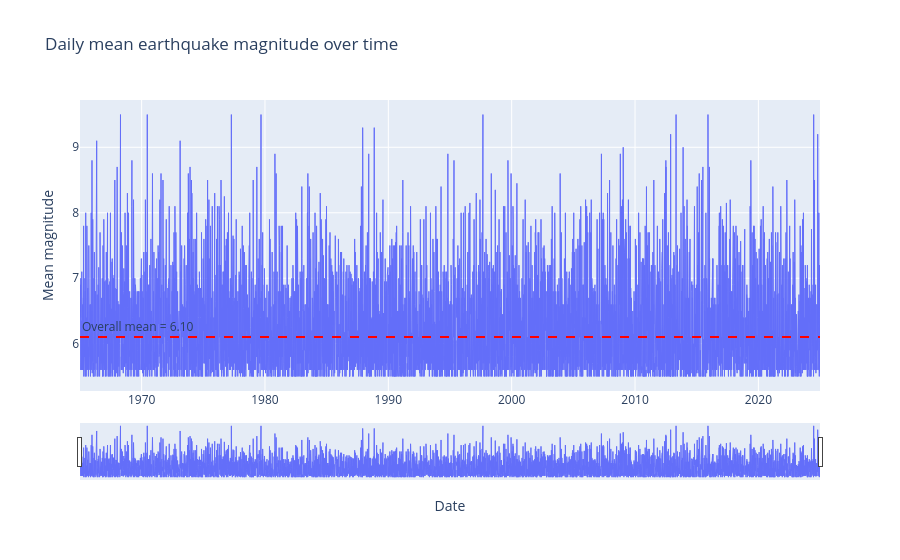

The notebook cell saved with this chart:
### Code cell
# Step 3: build the chart with a range slider and a reference line
# your code here

# Daily mean magnitude as a line
# your code here

# Horizontal reference line at the overall mean
# your code here

### Figure 1 — Plotly figure (JSON) as saved in the notebook; plotly's stock layout.template omitted (floating-point values rounded to 4 significant figures; data arrays with more than 128 entries replaced by an {"elided": "..."} marker saying what was removed)
{"data": [{"line": {"width": 1}, "mode": "lines", "name": "Daily mean", "type": "scatter", "x": {"elided": "13998 str values"}, "y": {"elided": "13998 float values"}}], "layout": {"annotations": [{"showarrow": false, "text": "Overall mean = 6.10", "x": 0, "xanchor": "left", "xref": "x domain", "y": 6.104, "yanchor": "bottom", "yref": "y"}], "shapes": [{"line": {"color": "red", "dash": "dash"}, "type": "line", "x0": 0, "x1": 1, "xref": "x domain", "y0": 6.104, "y1": 6.104, "yref": "y"}], "title": {"text": "Daily mean earthquake magnitude over time"}, "xaxis": {"rangeslider": {"visible": true}, "title": {"text": "Date"}, "type": "date"}, "yaxis": {"title": {"text": "Mean magnitude"}}}}
